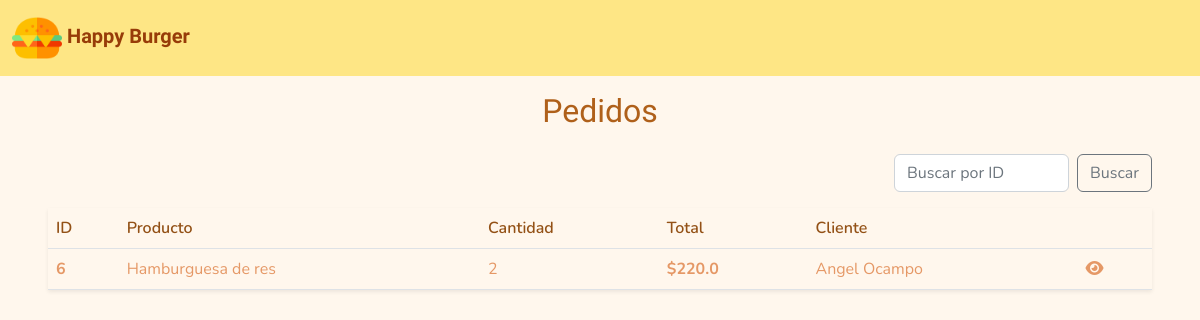
Before: / with the older database file.
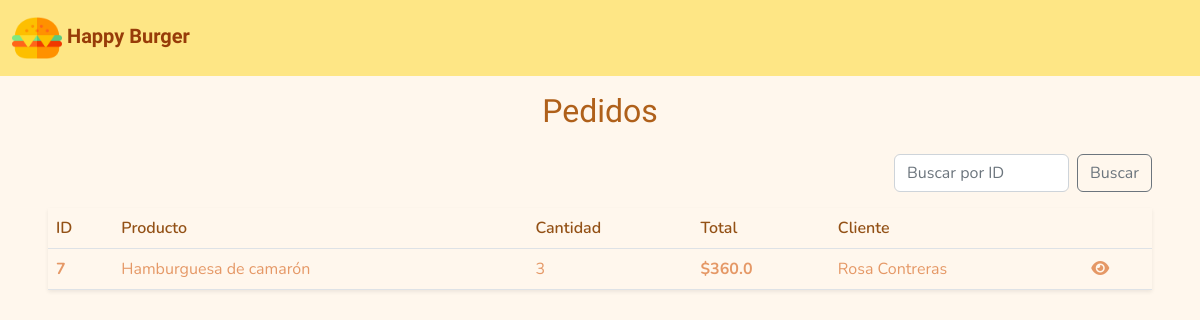
After: the same page with the newer database file.
### tables this page shows
CREATE TABLE pedido
                         (
                         id INTEGER PRIMARY KEY AUTOINCREMENT,
                         cliente TEXT NOT NULL,
                         producto TEXT NOT NULL,
                         cantidad INTEGER,
                         precio FLOAT NOT NULL
                         );

### main.py (the view)
@app.route('/', methods=["GET"])
def obtenerPedidos():
    try:
        id_pedido = request.args.get("id_pedido")
        pedido = Pedido()
        if id_pedido:
            pedidos = pedido.filtrarPedidosPorID(id_pedido)
            if not pedidos:
                pedidos = []
        else:
            pedidos = pedido.obtenerPedidos()
    except Exception as e:
        print("Error: {}".format(e) )
    return render_template("index.html", pedidos = pedidos, filtro = id_pedido)

### database/bd.py (called while the page is built)
    def abrirConexion(self):
        try:
            conexion = sqlite3.connect(self.nombreBaseDatos)
            return conexion
        except Exception as e:
            print('Error al conectar a la Base de Datos: {}'.format(e))

### models/pedido.py (called while the page is built)
    def obtenerPedidos(self):
        try:
            conexion = self.bd.abrirConexion()
            cursor = conexion.cursor()
            cursor.execute("SELECT * FROM pedido")
            pedidos = cursor.fetchall()
            return pedidos
        except sqlite3.Error as e:
            print("Error al intentar obtener los pedidos: {}".format(e))
        finally:
            if conexion:
                cursor.close()
                conexion.close()

### templates/index.html (shortened to what this page needs)
<!DOCTYPE html>
<html lang="en">
<head>
    <link href="https://cdn.jsdelivr.net/npm/bootstrap@5.2.3/dist/css/bootstrap.min.css" rel="stylesheet"
>
    <link href="https://cdnjs.cloudflare.com/ajax/libs/font-awesome/6.4.0/css/all.min.css" rel="stylesheet">
    <link rel="stylesheet" href="{{ url_for('static', filename='css/style.css') }}" >
</head>
<body>
    <nav class="navbar navbar-expand-lg align-items-center">
        <div class="container-fluid">
            <a class="navbar-brand" href="{{ url_for('obtenerPedidos') }}"><img src="{{ url_for('static', filename='img/burger.png') }}" alt="Logo Happy Burger" width="50">
                Happy Burger
            </a>
        </div>
    </nav>
    <div class="py-3 px-5">
        <h2 class="text-center mb-4">Pedidos</h2>
       <div class="row">
            <div class="col-9"></div>
            <div class="col-3">
                <form class="d-flex" role="search" method="GET">
                    <input class="form-control me-2" type="search" placeholder="Buscar por ID" aria-label="Buscar" name="id_pedido" value="{{ filtro or '' }}">
                    <button class="btn btn-outline-secondary" type="submit">Buscar</button>
                </form>
            </div>
       </div>
        <table class="table table-hover shadow-sm mt-3">
            <thead >
                <tr>
                    <th scope="col">ID</th>
                    <th scope="col">Producto</th>
                    <th scope="col">Cantidad</th>
                    <th scope="col">Total</th>
                    <th scope="col">Cliente</th>
                    <th scope="col"></th>
                </tr>
            </thead>
            <tbody>
                {% for pedido in pedidos %}
                    <tr>
                        <td class="fw-bolder">{{pedido[0]}}</td>
                        <td>{{pedido[2]}}</td>
                        <td>{{pedido[3]}}</td>
                        <td class="fw-bolder">${{pedido[4]}}</td>
                        <td>{{pedido[1]}}</td>
                        <td class="tasks">
                            <a href="{{ url_for('obtenerPedido', id=pedido[0]) }}" data-toggle="tooltip" data-placement="top" title="Ver detalles">
                                <i class="fa-solid fa-eye"></i>
                            </a>
                        </td>
                    </tr>
                {% endfor %}
            </tbody>
        </table>
    </div>
</body>
</html>

### static/css/style.css (style rules this page uses)
* { font-family: "Nunito", sans-serif; font-optical-sizing: auto; font-weight: 400; font-style: normal; }
.navbar-brand { font-family: "Playwrite NZ Basic", cursive; font-optical-sizing: auto; font-weight: 600; font-style: normal; color: #973C08; }
body { background-color: #FFF7ED; }
nav { background-color: #FEE685; }
h2 { font-family: "SN Pro", sans-serif; color: #AF601A; }
thead tr th { font-weight: 600; color: #935116; }
table td { color: #E59866; }
.tasks a { color: #E59866; text-decoration: none; }

Changed rows visible on the page:
removed pedido: id "6", producto "Hamburguesa de res", cantidad "2", precio "220.0", cliente "Angel Ocampo"
added pedido: id "7", producto "Hamburguesa de camarón", cantidad "3", precio "360.0", cliente "Rosa Contreras"
